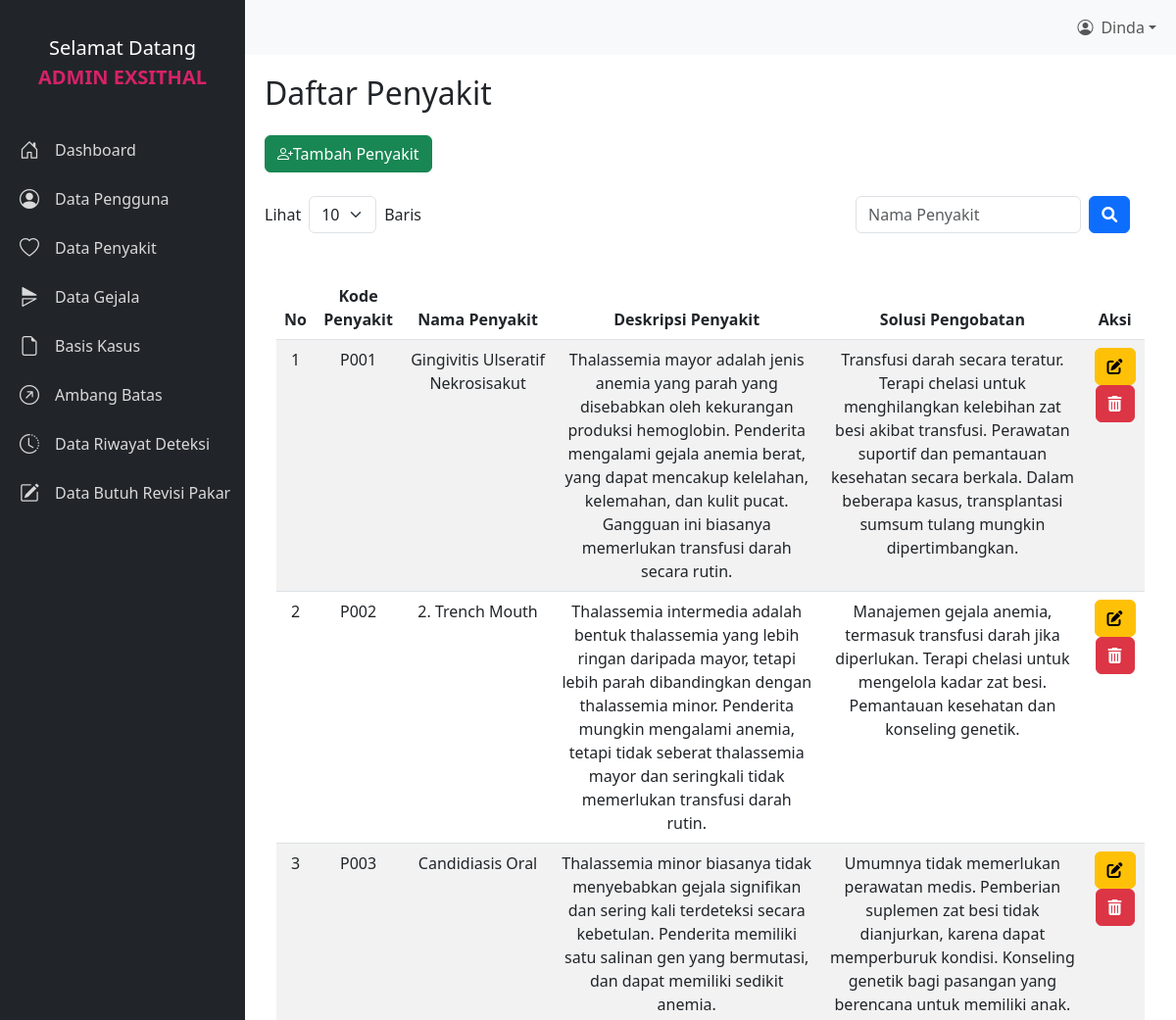
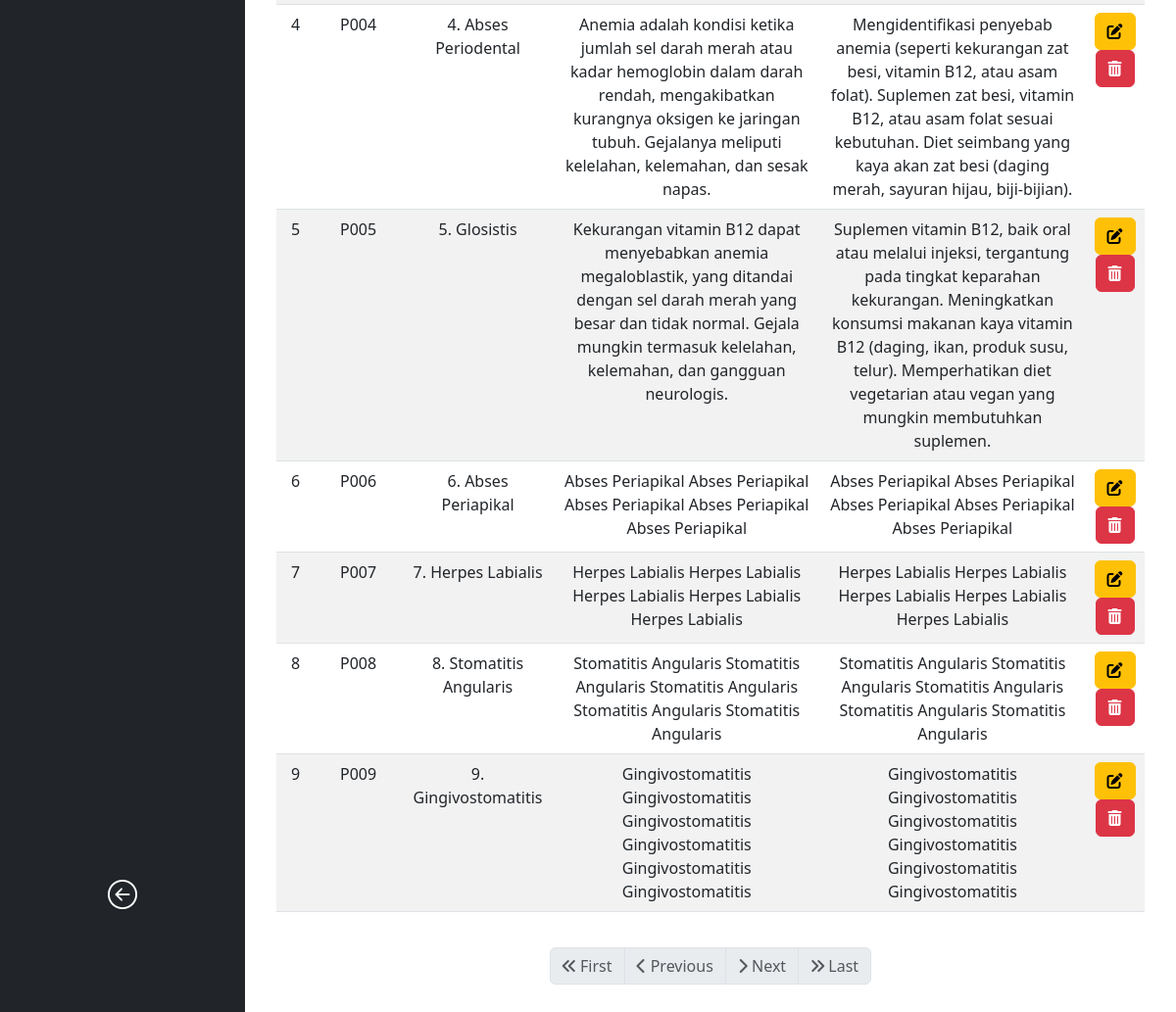
Page /admin/b-halpenyakit.php (signed in) on the committed database (2 pictures, top to bottom).
### tables this page shows
CREATE TABLE `penyakit` (
  `kodepenyakit` varchar(5) NOT NULL,
  `namapenyakit` varchar(100) NOT NULL,
  `deskripsi` text NOT NULL,
  `solusipengobatan` text NOT NULL,
  `foto` varchar(100) DEFAULT NULL
);

### handler/penyakit/pagination-penyakit.php (called while the page is built, shortened)
 <?php
 require '../database/koneksi.php';
 $limit = isset($_GET['limit']) ? (int)$_GET['limit'] : 10;
 $page = isset($_GET['page']) ? (int)$_GET['page'] : 1;
 $offset = ($page - 1) * $limit;
 $searchQuery = isset($_GET['search']) ? trim($_GET['search']) : '';
 $searchCondition = !empty($searchQuery) ? "WHERE namapenyakit LIKE '%" . mysqli_real_escape_string($conn, $searchQuery) . "%'" : '';
 $query = "SELECT * FROM penyakit $searchCondition LIMIT $limit OFFSET $offset";
 $penyakitResult = mysqli_query($conn, $query);
 $totalQuery = "SELECT COUNT(*) AS total FROM penyakit $searchCondition";
 $totalResult = mysqli_query($conn, $totalQuery);
 $totalRow = mysqli_fetch_assoc($totalResult);
 $totalPages = ceil($totalRow['total'] / $limit);
?>

### admin/b-halpenyakit.php (the view, shortened to what this page needs)
<?php
require '../database/koneksi.php';
include '../handler/penyakit/pagination-penyakit.php';
?>
<!DOCTYPE html>
<html lang="en">
<head>
    <link href="https://cdn.jsdelivr.net/npm/bootstrap@5.3.0/dist/css/bootstrap.min.css" rel="stylesheet">
    <link rel="stylesheet" href="https://cdnjs.cloudflare.com/ajax/libs/font-awesome/6.0.0-beta3/css/all.min.css">
    <link href="https://cdnjs.cloudflare.com/ajax/libs/bootstrap-icons/1.10.3/font/bootstrap-icons.min.css" rel="stylesheet">
    <link rel="stylesheet" href="../asset/css/admin.css">
</head>
<body>
<?php include 'sidebar.php'; ?>
<?php include 'navbar.php'; ?>
<div id="content" style="margin-top: 56px;">
    <h2>Daftar Penyakit</h2>
    <div class="d-flex justify-content-between align-items-center mt-4">
        <button type="button" class="btn btn-success" data-bs-toggle="modal" data-bs-target="#addPenyakitModal">
        <i class="bi bi-person-plus"></i>Tambah Penyakit
        </button>
    </div>
    <div class="d-flex justify-content-between align-items-center mt-4">
        <div class="d-flex align-items-center">
            <label for="entriesSelect" class="me-2">Lihat</label>
            <select id="entriesSelect" class="form-select w-auto" onchange="changeLimit(this.value)">
                <option value="10" <?php if ($limit == 10) echo 'selected'; ?>>10</option>
            </select>
            <span class="ms-2 me-2">Baris</span>
        </div>
        <div class="d-flex align-items-center">
            <input type="text" class="form-control w-75 me-2" placeholder="Nama Penyakit" id="searchInput" value="<?php echo htmlspecialchars($searchQuery); ?>" onkeypress="if(event.key === 'Enter') searchPenyakit()">
            <button type="submit" class="btn btn-primary">
            <i class="fas fa-search"></i>
        </button>
        </div>
    </div>
    <div class="container mt-4">
        <div class="table-responsive">
            <table class="table table-striped table-hover">
                <thead>
                    <tr>
                        <th class="text-center">No</th>
                        <th class="text-center">Kode Penyakit</th>
                        <th class="text-center">Nama Penyakit</th>
                        <th class="text-center">Deskripsi Penyakit</th>
                        <th class="text-center">Solusi Pengobatan</th>
                        <th class="text-center">Aksi</th>
                    </tr>
                </thead>
                <tbody>
                    <?php if (mysqli_num_rows($penyakitResult) > 0): ?>
                        <?php $counter = $offset + 1; ?>
                        <?php while ($penyakit = mysqli_fetch_assoc($penyakitResult)): ?>
                            <tr>
                                <td class="text-center"><?php echo $counter++; ?></td>
                                <td class="text-center"><?php echo htmlspecialchars($penyakit['kodepenyakit']); ?></td>
                                <td class="text-center"><?php echo htmlspecialchars($penyakit['namapenyakit']); ?></td>
                                <td class="text-center"><?php echo htmlspecialchars($penyakit['deskripsi']); ?></td>
                                <td class="text-center"><?php echo htmlspecialchars($penyakit['solusipengobatan']); ?></td>
                                <td class="text-center">
                                    <button type="button" class="btn btn-warning" data-bs-toggle="modal" data-bs-target="#updateModal-<?php echo $penyakit['kodepenyakit']; ?>"> <i class="fas fa-edit"></i> </button>
                                    <a href="../handler/penyakit/admin-hapuspenyakit.php?kodepenyakit=<?php echo $penyakit['kodepenyakit']; ?>&limit=<?php echo $limit; ?>&page=<?php echo $page; ?>&search=<?php echo htmlspecialchars($searchQuery); ?>" class="btn btn-danger" onclick="return confirm('Apakah Anda yakin ingin menghapus penyakit ini?');"><i class="fas fa-trash-alt"></i> </a>
                                </td>
                            </tr>
                        <?php endwhile; ?>
                    <?php else: ?>
                        <tr>
                            <td colspan="6" class="text-center">Tidak ada data penyakit yang tersedia.</td>
                        </tr>
                    <?php endif; ?>
                </tbody>
            </table>
        </div>
    </div>
    <div class="pagination-container">
        <nav aria-label="Page navigation" class="pagination-container">
            <ul class="pagination justify-content-center">
                <li class="page-item <?= $page <= 1 ? 'disabled' : ''; ?>">
                    <a class="page-link" href="?page=1&limit=<?= $limit; ?>&search=<?= htmlspecialchars($searchQuery); ?>" aria-label="First">
                        <i class="fas fa-angle-double-left"></i> First
                    </a>
                </li>
                <li class="page-item <?= $page <= 1 ? 'disabled' : ''; ?>">
                    <a class="page-link" href="?page=<?= $page - 1; ?>&limit=<?= $limit; ?>&search=<?= htmlspecialchars($searchQuery); ?>" aria-label="Previous">
                        <i class="fas fa-chevron-left"></i> Previous
                    </a>
                </li>
                <li class="page-item <?= $page >= $totalPages ? 'disabled' : ''; ?>">
                    <a class="page-link" href="?page=<?= $page + 1; ?>&limit=<?= $limit; ?>&search=<?= htmlspecialchars($searchQuery); ?>" aria-label="Next">
                        <i class="fas fa-chevron-right"></i> Next
                    </a>
                </li>
                <li class="page-item <?= $page >= $totalPages ? 'disabled' : ''; ?>">
                    <a class="page-link" href="?page=<?= $totalPages; ?>&limit=<?= $limit; ?>&search=<?= htmlspecialchars($searchQuery); ?>" aria-label="Last">
                        <i class="fas fa-angle-double-right"></i> Last
                    </a>
                </li>
            </ul>
        </nav>
    </div>
</div>
</body>
</html>

### admin/sidebar.php (shortened to what this page needs)
<div id="sidebar" class="bg-dark">
    <div class="sidebar-header d-flex flex-column align-items-center justify-content-center" style="height: 80px;">
        <br>
        <br>
        <br>
        <br>
        <span class="nav-text text-white" style="color: #d62268; font-size: 1.25rem;">Selamat Datang</span>
        <span class="nav-text" style="color: #d62268; font-size: 1.25rem;">
            <?php
            if ($_SESSION['role'] == 1) {
                echo '<strong>ADMIN EXSITHAL</strong>';
            } elseif ($_SESSION['role'] == 2) {
                echo '<strong>PAKAR EXSITHAL</strong>';
            }
            ?>
        </span>
        <br>
        <br>
    </div>
    <br>
    <br>
    <nav class="nav flex-column">
    <div class="nav-item">
        <a href="z-dashboard.php" class="nav-link d-flex align-items-center">
            <i class="bi bi-house-door me-3" style="font-size: 1.25rem;"></i>
            <span class="nav-text">Dashboard</span>
        </a>
    </div>
    <div class="nav-item">
        <a href="a-halpengguna.php" class="nav-link d-flex align-items-center">
            <i class="bi bi-person-circle me-3" style="font-size: 1.25rem;"></i>
            <span class="nav-text">Data Pengguna</span>
        </a>
    </div>
    <div class="nav-item">
        <a href="b-halpenyakit.php" class="nav-link d-flex align-items-center">
            <i class="bi bi-heart me-3" style="font-size: 1.25rem;"></i>
            <span class="nav-text">Data Penyakit</span>
        </a>
    </div>
    <div class="nav-item">
        <a href="c-halgejala.php" class="nav-link d-flex align-items-center">
            <i class="bi bi-symmetry-horizontal me-3" style="font-size: 1.25rem;"></i>
            <span class="nav-text">Data Gejala</span>
        </a>
    </div>
    <div class="nav-item">
        <a href="d-halbasiskasus.php" class="nav-link d-flex align-items-center">
            <i class="bi bi-file-earmark me-3" style="font-size: 1.25rem;"></i>
            <span class="nav-text">Basis Kasus</span>
        </a>
    </div>
    <div class="nav-item">
        <a href="e-halambangbatas.php" class="nav-link d-flex align-items-center">
            <i class="bi bi-arrow-up-right-circle me-3" style="font-size: 1.25rem;"></i>
            <span class="nav-text">Ambang Batas</span>
        </a>
    </div>
    <div class="nav-item">
        <a href="f-halriwayatpasien.php" class="nav-link d-flex align-items-center">
            <i class="bi bi-clock-history me-3" style="font-size: 1.25rem;"></i>
            <span class="nav-text">Data Riwayat Deteksi</span>
        </a>
    </div>
    <div class="nav-item">
        <a href="g-halrevisipakar.php" class="nav-link d-flex align-items-center">
            <i class="bi bi-pencil-square me-3" style="font-size: 1.25rem;"></i>
            <span class="nav-text">Data Butuh Revisi Pakar</span>
        </a>
    </div>
</nav>
    <div class="icon-buttons">
        <button id="toggleCollapse" class="btn" title="Collapse Sidebar">
            <i class="bi bi-arrow-left-circle" style="font-size: 30px;"></i>
        </button>
    </div>
</div>

### admin/navbar.php (shortened to what this page needs)
<nav class="navbar navbar-expand-lg navbar-light bg-light fixed-top" style="z-index: 10;">
    <div class="container-fluid">
        <div class="collapse navbar-collapse" id="navbarNav">
            <ul class="navbar-nav ms-auto">
                <li class="nav-item dropdown">
                    <a class="nav-link dropdown-toggle d-flex align-items-center" href="#" id="navbarDropdown" role="button" data-bs-toggle="dropdown" aria-expanded="false">
                        <i class="bi bi-person-circle me-2"></i>
                        <?php echo $_SESSION['namalengkap']; ?>
                    </a>
                </li>
            </ul>
        </div>
    </div>
</nav>

### asset/css/admin.css (style rules this page uses)
body { display: flex; height: 100vh; margin: 0; overflow: hidden; }
.icon-buttons { position: absolute; bottom: 80px; left: 0; right: 0; display: flex; justify-content: center; }
#sidebar { width: 250px; background-color: #343a40; height: 100vh; position: fixed; top: 0; left: 0; transition: all 0.3s; z-index: 1000; }
#sidebar .nav-link { color: #d9d9d9; padding: 10px; display: flex; align-items: center; justify-content: flex-start; padding-left: 20px; }
#sidebar .sidebar-header { display: flex; align-items: center; justify-content: center; padding: 10px; }
#toggleCollapse, #toggleExpand { position: absolute; bottom: 20px; left: 0; right: 0; margin: 0 auto; background-color: transparent; color: white; border: none; cursor: pointer; width: 60px; }
#content { margin-left: 250px; padding: 20px; transition: margin-left 0.3s; width: calc(100% - 250px); overflow-y: auto; }

### admin/b-halpenyakit.php (style rules this page uses)
.table { margin-top: 20px; }
.table th, .table td { text-align: center; }
.pagination-container { margin-top: 20px; }

### rows in the picture
penyakit: kodepenyakit "P001", namapenyakit "Gingivitis Ulseratif Nekrosisakut", deskripsi "Thalassemia mayor adalah jenis anemia yang parah yang disebabkan oleh kekurangan produksi hemoglobin. Penderita mengalami gejala anemia berat, yang dapat mencakup kelelahan, kelemahan, dan kulit pucat. Gangguan ini biasanya memerlukan transfusi darah secara rutin.", solusipengobatan "Transfusi darah secara teratur. Terapi chelasi untuk menghilangkan kelebihan zat besi akibat transfusi. Perawatan suportif dan pemantauan kesehatan secara berkala. Dalam beberapa kasus, transplantasi sumsum tulang mungkin dipertimbangkan."
penyakit: kodepenyakit "P002", namapenyakit "2. Trench Mouth", deskripsi "Thalassemia intermedia adalah bentuk thalassemia yang lebih ringan daripada mayor, tetapi lebih parah dibandingkan dengan thalassemia minor. Penderita mungkin mengalami anemia, tetapi tidak seberat thalassemia mayor dan seringkali tidak memerlukan transfusi darah rutin.", solusipengobatan "Manajemen gejala anemia, termasuk transfusi darah jika diperlukan. Terapi chelasi untuk mengelola kadar zat besi. Pemantauan kesehatan dan konseling genetik."
penyakit: kodepenyakit "P003", namapenyakit "Candidiasis Oral", deskripsi "Thalassemia minor biasanya tidak menyebabkan gejala signifikan dan sering kali terdeteksi secara kebetulan. Penderita memiliki satu salinan gen yang bermutasi, dan dapat memiliki sedikit anemia.", solusipengobatan "Umumnya tidak memerlukan perawatan medis. Pemberian suplemen zat besi tidak dianjurkan, karena dapat memperburuk kondisi. Konseling genetik bagi pasangan yang berencana untuk memiliki anak."
penyakit: kodepenyakit "P004", namapenyakit "4. Abses Periodental", deskripsi "Anemia adalah kondisi ketika jumlah sel darah merah atau kadar hemoglobin dalam darah rendah, mengakibatkan kurangnya oksigen ke jaringan tubuh. Gejalanya meliputi kelelahan, kelemahan, dan sesak napas.", solusipengobatan "Mengidentifikasi penyebab anemia (seperti kekurangan zat besi, vitamin B12, atau asam folat). Suplemen zat besi, vitamin B12, atau asam folat sesuai kebutuhan. Diet seimbang yang kaya akan zat besi (daging merah, sayuran hijau, biji-bijian)."
penyakit: kodepenyakit "P005", namapenyakit "5. Glosistis", deskripsi "Kekurangan vitamin B12 dapat menyebabkan anemia megaloblastik, yang ditandai dengan sel darah merah yang besar dan tidak normal. Gejala mungkin termasuk kelelahan, kelemahan, dan gangguan neurologis.", solusipengobatan "Suplemen vitamin B12, baik oral atau melalui injeksi, tergantung pada tingkat keparahan kekurangan. Meningkatkan konsumsi makanan kaya vitamin B12 (daging, ikan, produk susu, telur). Memperhatikan diet vegetarian atau vegan yang mungkin membutuhkan suplemen."
penyakit: kodepenyakit "P006", namapenyakit "6. Abses Periapikal", deskripsi "Abses Periapikal Abses Periapikal Abses Periapikal Abses Periapikal Abses Periapikal", solusipengobatan "Abses Periapikal Abses Periapikal Abses Periapikal Abses Periapikal Abses Periapikal"
penyakit: kodepenyakit "P007", namapenyakit "7. Herpes Labialis", deskripsi "Herpes Labialis Herpes Labialis Herpes Labialis Herpes Labialis Herpes Labialis", solusipengobatan "Herpes Labialis Herpes Labialis Herpes Labialis Herpes Labialis Herpes Labialis"
penyakit: kodepenyakit "P008", namapenyakit "8. Stomatitis Angularis", deskripsi "Stomatitis Angularis Stomatitis Angularis Stomatitis Angularis Stomatitis Angularis Stomatitis Angularis", solusipengobatan "Stomatitis Angularis Stomatitis Angularis Stomatitis Angularis Stomatitis Angularis Stomatitis Angularis"
penyakit: kodepenyakit "P009", namapenyakit "9. Gingivostomatitis", deskripsi "Gingivostomatitis Gingivostomatitis Gingivostomatitis Gingivostomatitis Gingivostomatitis Gingivostomatitis", solusipengobatan "Gingivostomatitis Gingivostomatitis Gingivostomatitis Gingivostomatitis Gingivostomatitis Gingivostomatitis"

### other values in the picture
$_SESSION['namalengkap'] "Dinda"
